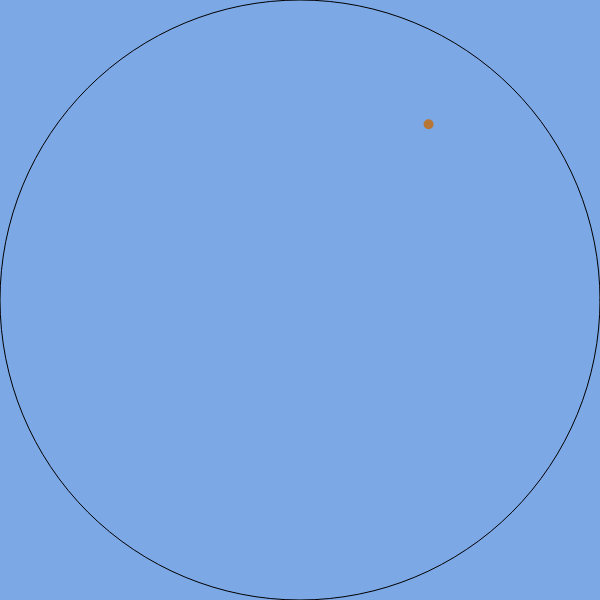
Frame 1 (no input)
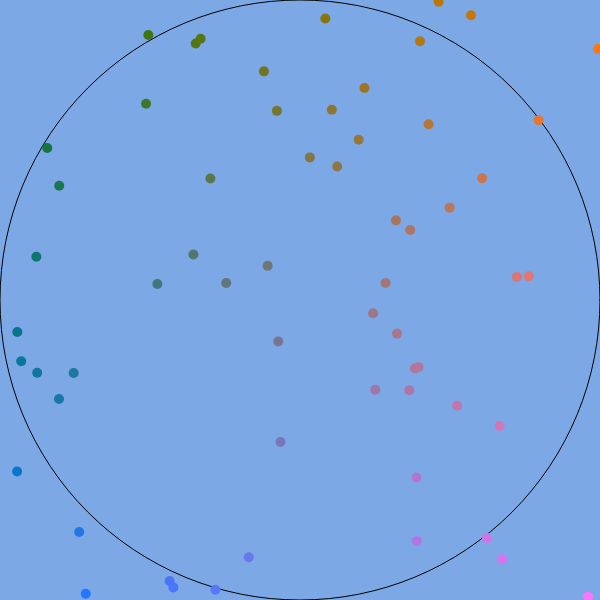
Frame 60 (no input)
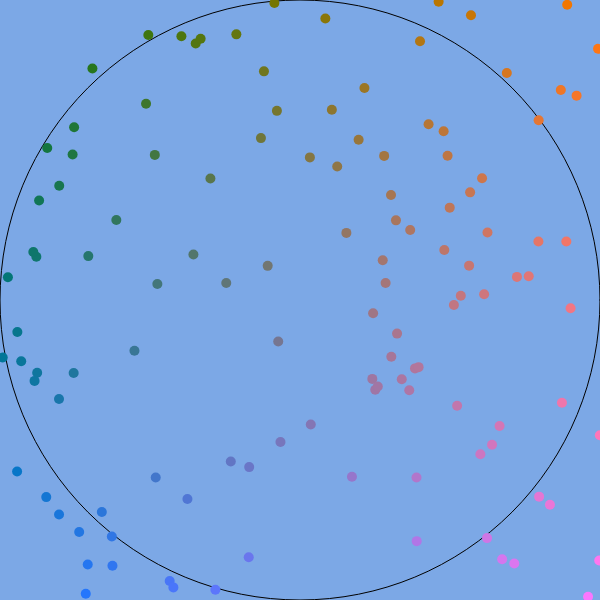
Frame 120 (the mouse pressed at the canvas centre since frame 60)

The p5.js sketch that drew these frames (run headless with seeded random() and noise() and a simulated clock; from frame 60 on, the mouse is pressed at the canvas centre):

// p5.js sketch
// ── sketch.js
var dentro = 0,
	total = 0

function setup() {
	createCanvas(600, 600)
	background(124, 168, 230)
	ellipseMode(RADIUS); // Set ellipseMode to RADIUS
	noFill(); // Set fill to white
	ellipse(300, 300, 300, 300)
}

const circle = (c, r) => {
	return sqrt(Math.pow(r, 2) - Math.pow((c - 300), 2))
}

function draw() {
	var x = random(0, 600),
		y = random(0, 600)

	noStroke()
	r = map(x,0,600,0,255)
	b = map(y,0,600,0,255)
	fill(r, 118, b)
	ellipse(x, y, 5, 5)
	total = total + 1
	if (x < 300 + circle(y, 300) && y < 300 + circle(x, 300) 
		&& x > 300 - circle(y, 300) && y > 300 - circle(x, 300)) {
		dentro = dentro + 1
	}
	console.log(4*dentro/total)
}

function mousePressed() {
	/* console.log(mouseX + ',' + mouseY)
	noStroke()
	fill(250, 118, 222)
	total = total + 1
	ellipse(mouseX, mouseY, 5, 5)
	if (mouseX < 300 + circle(mouseY, 300) && mouseY < 300 + circle(mouseX, 300) 
		&& mouseX > 300 - circle(mouseY, 300) && mouseY > 300 - circle(mouseX, 300)) {
		console.log(true)
	} else {
		console.log(false)
	} */
}
